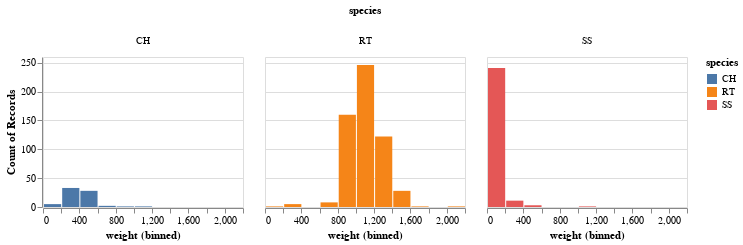

The notebook cell saved with this chart:
### Markdown cell above
<div style="border-left: 5px solid #007BFF; padding: 15px; background-color: #F0F8FF; border-radius: 8px;">

<h2>Weight Distribution by Species</h2>

<p><strong>Exploratory Question:</strong>  
<em>Do different hawk species require different binning strategies when examining weight distributions?</em></p>

<p><strong>VIZ TASK:</strong> Create small multiple histograms to compare the weight distributions across species.</p>

<h3>Chart Specification:</h3>
<ul>
<li>Use <code>mark_bar</code> to create histograms of hawk weights.</li>
<li>Encode <code>weight</code> on the <strong>x channel</strong> as <code>quantitative</code>, applying binning with <code>maxbins=15</code>. Title the axis <em>Weight (g)</em>.</li>
<li>Encode <code>count()</code> on the <strong>y channel</strong> as <code>quantitative</code>, with the axis title <em>Count</em>.</li>
<li>Encode <code>species</code> on the <strong>color channel</strong> as <code>nominal</code>, with the legend title <em>Species</em>.</li>
<li>Use the <strong>column channel</strong> for <code>species</code> so that each species appears as a separate small multiple histogram, with the title <em>Species</em>.</li>
<li>Set the overall chart title to <em>Weight Distribution by Species</em>.</li>
</ul>

<h3>Styling Specifications:</h3>
<ul>
<li>Set the <strong>width</strong> of each facet to 200 pixels and <strong>height</strong> to 150 pixels.</li>
<li>Apply a distinct color for each species category (Altair’s default categorical palette).</li>
</ul>

</div>

### Code cell
# Do different species need different binning strategies?
species_histograms = alt.Chart(hawks).mark_bar().encode(
    alt.X('weight:Q', bin = alt.BinParams(maxbins = 15)),
    alt.Y('count():Q'),
    alt.Color('species:N'),
    alt.Column('species:N')
).properties(
    width = 200,
    height = 150
)

species_histograms

### Figure 1 — Vega-Lite specification as saved in the notebook (floating-point values rounded to 4 significant figures; data arrays with more than 128 entries replaced by an {"elided": "..."} marker saying what was removed)
{"config": {"view": {"continuousWidth": 300, "continuousHeight": 300}}, "data": {"name": "data-efb8497cf6d7139b18cdde9fcbe3adc4"}, "mark": {"type": "bar"}, "encoding": {"color": {"field": "species", "type": "nominal"}, "column": {"field": "species", "type": "nominal"}, "x": {"bin": {"maxbins": 15}, "field": "weight", "type": "quantitative"}, "y": {"aggregate": "count", "type": "quantitative"}}, "height": 150, "width": 200, "$schema": "https://vega.github.io/schema/vega-lite/v5.20.1.json", "datasets": {"data-efb8497cf6d7139b18cdde9fcbe3adc4": {"elided": "898 records"}}}
